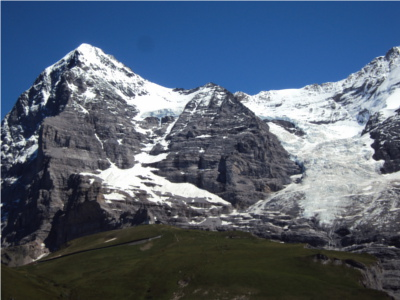
#> input picture final_project/Bichen/input_data/homo/hill1.JPG, 400 x 300 px
$ python homography.py
#> lines starting #> are read from the running program, lines starting #| are printed output that depends on the picture
import cv2
import numpy as np
import os
import matplotlib.pyplot as plt
import random
import glob
import poisson
from os import path

# Stitcher,
def stitch(img_left, img_right, blending_mode, ratio, num_iter=1000, threshold=3.0):
    # Ensure the output directory exists
    os.makedirs("output_data", exist_ok=True)

    print("crop edges of two images...")
    img_left = img_left[1:-1, 1:-1] # Crop 1 pixel from each edge
    img_right = img_right[1:-1, 1:-1] # Crop 1 pixel from each edge

    print(f"step1: get key points of {base_name} each image...")
    kp_left, kp_right, des_left, des_right = detect_and_describe(img_left, img_right)

    print(f"step2: {i + 1}match key points of {base_name} each images with ratio {ratio}...")
    left_match_points, right_match_points = match_keypoints(kp_left, kp_right, des_left, des_right, ratio)
    print(f"The number of {base_name} matching points:", len(left_match_points))

    # Construct the save path
    print(f"step3: draw key points match of {base_name} each images...")
    save_path = f"{output_path}/homo/{base_name}_{i + 1}keyPoint_match_ratio={ratio}.jpg"
    draw_matches(left_match_points, right_match_points, img_left, img_right, save_path=save_path)

    print(f"step4: use RANSAC to get best homography matric of {base_name} images...")
    H = RANSAC_homography(left_match_points, right_match_points, num_iter, threshold)

    print("step5: warp and blend of two images...")
    warp(img_left, img_right, H, base_name)


def detect_and_describe(img_left, img_right):
    gray1 = cv2.cvtColor(img_left, cv2.COLOR_BGR2GRAY)
    gray2 = cv2.cvtColor(img_right, cv2.COLOR_BGR2GRAY)

    sift = cv2.SIFT_create()
    kp1, des1 = sift.detectAndCompute(gray1, None) # cv.drawKeypoints(image, keypoints, outImage[, color[, flags]])
    kp2, des2 = sift.detectAndCompute(gray2, None)
    return kp1, kp2, des1, des2

def draw_matches(left_match_points, right_match_points, img_left, img_right, save_path=None):
    # Create a new image by placing img_right to the right of img_left
    height = max(img_left.shape[0], img_right.shape[0])
    width = img_left.shape[1] + img_right.shape[1]
    result = np.zeros((height, width, 3), dtype=np.uint8)
    result[:img_left.shape[0], :img_left.shape[1]] = img_left
    result[:img_right.shape[0], img_left.shape[1]:] = img_right

    # Plot matches
    plt.figure(figsize=(10, 5))
    plt.imshow(result[:, :, ::-1])  # Convert BGR to RGB for Matplotlib

    for pt1, pt2 in zip(left_match_points, right_match_points):
        # Shift the right image points to match the concatenated image coordinates
        x1, y1 = int(pt1[0]), int(pt1[1])
        x2, y2 = int(pt2[0] + img_left.shape[1]), int(pt2[1])

        # Draw circles at each keypoint
        color = np.random.rand(3)  # Generate a random color for each match
        plt.scatter([x1, x2], [y1, y2], color=color, s=10)

        # Draw line connecting the matches
        plt.plot([x1, x2], [y1, y2], color=color)

    plt.axis('off')
    # Save the plot if save_path is provided
    if save_path:
        plt.savefig(save_path, bbox_inches='tight', pad_inches=0)
    # plt.show()


def match_keypoints(kp_left, kp_right, des_left, des_right, ratio):
    left_match_points = []
    right_match_points = []

    for i, d_left in enumerate(des_left):
        # Set initial distances to large values
        min_dist = np.inf
        sec_min_dist = np.inf
        best_match_idx = -1

        for j, d_right in enumerate(des_right):
            # Calculate Euclidean distance
            dist = np.linalg.norm(d_left - d_right)

            # Update best and second-best matches
            if dist < min_dist:
                sec_min_dist = min_dist
                min_dist = dist
                best_match_idx = j
            elif dist < sec_min_dist:
                sec_min_dist = dist

        # Apply ratio test to keep only good matches
        if min_dist < sec_min_dist * ratio:
            left_match_points.append(kp_left[i].pt)  # Get (x, y) coordinates of keypoint
            right_match_points.append(kp_right[best_match_idx].pt)

    return left_match_points, right_match_points

def RANSAC_homography(left_match_points, right_match_points, num_iter, threshold):
    max_inliers = 0
    best_H = None

    for _ in range(num_iter):
        # Step 1: Randomly select 4 point pairs
        sample_indices = random.sample(range(len(left_match_points)), 4)
        sample_left_points = np.array([left_match_points[i] for i in sample_indices])
        sample_right_points = np.array([right_match_points[i] for i in sample_indices])

        # Step 2: Compute homography from these 4 point pairs
        H = get_homography(sample_left_points, sample_right_points)

        # Step 3: Count inliers by applying the homography to all left_match_points
        inliers = 0
        for i in range(len(right_match_points)):
            # Convert the point to homogeneous coordinates and apply homography
            right_point = np.array([right_match_points[i][0], right_match_points[i][1], 1])
            transformed_point = H @ right_point
            transformed_point /= transformed_point[2]  # Normalize to convert back to 2D

            # Calculate Euclidean distance between transformed left point and actual right point
            left_point = np.array(left_match_points[i])
            distance = np.linalg.norm(transformed_point[:2] - left_point)

            # Count as inlier if distance is within the threshold
            if distance < threshold:
                inliers += 1

        # Step 4: Keep track of the best homography with the most inliers
        if inliers > max_inliers:
            max_inliers = inliers
            best_H = H

    print("Maximum Inliers points Found:", max_inliers)
    return best_H

def get_homography(points_in_img_left, points_in_img_right):
    # In this function, we use points of img1 and img2 to derive the relation between (u, v) and (X, Y)
    # img_left = H @ img_right
    P = []
    for i in range(len(points_in_img_right)):
        X, Y = points_in_img_right[i, 0], points_in_img_right[i, 1]
        u, v = points_in_img_left[i, 0], points_in_img_left[i, 1]
        P.append([-X, -Y, -1, 0, 0, 0, u * X, u * Y, u])
        P.append([0, 0, 0, -X, -Y, -1, v * X, v * Y, v])

    P = np.array(P)
    # Use SVD to solve the Ph = 0
    _, _, V = np.linalg.svd(P)
    # Take the last row of V (smallest sigular value that is closest ans of Ph = 0)
    H = V[-1].reshape(3, 3)
    return H / H[2, 2]

def warp(img_left, img_right, H, base_name):
    # Retrieve dimensions
    h_left, w_left = img_left.shape[:2]
    h_right, w_right = img_right.shape[:2] # 0 x down height, 1 y right width, 2 z depth
    # Calculate inverse homography for backward warping
    H_inverse = np.linalg.inv(H)

    # print("point2 (x, y): ", int(h_right), ", ",int(w_right) )

    # Transform points to find the new width, 0 x right width, 1 y down height
    point1 = H @ np.array([w_right, 0, 1]) # right top
    point2 = H @ np.array([w_right, h_right, 1]) #right bottom
    point3 = H @ np.array([0, 0, 1]) # left top
    point4 = H @ np.array([0, h_right, 1]) # left bottom
    point1 /= point1[2]
    point2 /= point2[2]
    point3 /= point3[2]
    point4 /= point4[2]

    # print(f"point1 (x, y): {point1[0]}, {point1[1]}")
    # print(f"point2 (x, y): {point2[0]}, {point2[1]}")
    # print(f"point3 (x, y): {point3[0]}, {point3[1]}") # 0 x right width, y down height
    w_max = int(max(point1[0], point2[0], int(w_left)))
    w_min = int(min(point3[0], point4[0], 0))
    h_max = int(max(point2[1], point4[1], int(h_left)))
    h_min = int(min(point1[1], point3[1], 0))

    h_newMax = int(h_max - h_min)
    w_newMax = int(w_max - w_min)
    # Initialize the transformed image with dimensions large enough to hold both images
    img_trans = np.zeros((h_newMax, w_newMax, 3), dtype=img_left.dtype)

    # print("img_trans.shape[0] : ", img_trans.shape[0]) # 0 x down height
    # print("img_trans.shape[1] : ", img_trans.shape[1]) # 1 y right width

    # Warp the right image onto the transformed image, and shift it
    for i in range(h_min, h_max): # 0 x down height -> i
        for j in range(w_min, w_max): # 1 y right width -> j, shift -h_min
            # Map (j, i) in the output image back to coordinates in img_right using H_inverse
            coor = np.array([j, i, 1]) # 0 j -> x right width, i -> y down height
            coor_right = H_inverse @ coor
            coor_right /= coor_right[2]  # Normalize to 2D coordinates

            x, y = int(round(coor_right[0])), int(round(coor_right[1]))  # 0 x for width, 1 y for height

            # Check if the mapped coordinates (x, y) are within img_right's bounds
            if 0 <= x < w_right and 0 <= y < h_right:
                img_trans[i - h_min, j - w_min] = img_right[y, x]  # 0 down height, 1 right width

    # shift left image and make it same size with img_trans
    img_left1 = np.zeros_like(img_trans)
    img_left1[-h_min:h_left - h_min, -w_min:w_left - w_min] = img_left  # Shift img_left down by -h_min


    saveFilePath = f"{output_path}homo/{base_name}_left.jpg"
    cv2.imwrite(saveFilePath, img_left1)
    saveFilePath = f"{output_path}homo/{base_name}_righttrans.jpg"
    cv2.imwrite(saveFilePath, img_trans)

    # Save the arrays
    np.save(f"{output_path}homo/{base_name}_left1.npy", img_left1)
    np.save(f"{output_path}homo/{base_name}_righttrans.npy", img_trans)

if __name__ == "__main__":

    base_name = "hill"
    # base_name = 'building'

    blending_mode = "poisson_blending"
    # blending_mode = "linear_blending"
    ratio = 0.5
    num_iter = 1000
    threshold=1
    input_path = "input_data/homo/"
    output_path = "output_data/"

    # Find all images that match the pattern, e.g., hill1.jpg, hill2.jpg, etc.
    image_files = sorted(glob.glob(f"{input_path}{base_name}*.jpg"))
    n = len(image_files)  # Total number of matching images

    if n < 2:
        print(f"Error: Not enough images found for {base_name} to stitch.")
        exit()

    # Initialize the first image as the base for stitching
    img_wrap = cv2.imread(image_files[0])
#> img_wrap is the input picture: shape (300, 400, 3); mean B, G, R 113.4, 95.7, 82.9
    if img_wrap is None:
        print(f"Error: Could not load {image_files[0]}")
        exit()

    # Stitch sequential images
    for i in range(1, n):
        img_right = cv2.imread(image_files[i])
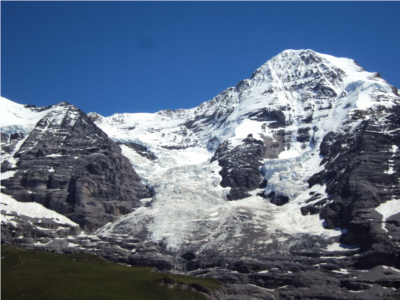
#> input picture final_project/Bichen/input_data/homo/hill2.JPG, 400 x 300 px
#> img_right is the input picture: shape (300, 400, 3); mean B, G, R 131, 108.6, 93
        if img_right is None:
            print(f"Error: Could not load {image_files[i]}")
            break

        # Stitch the current `img_wrap` with the next image in the sequence
        stitch(img_wrap, img_right, blending_mode, ratio, num_iter, threshold)
#> in detect_and_describe, `gray1 = cv2.cvtColor(img_left, cv2.COLOR_BGR2GRAY)`:
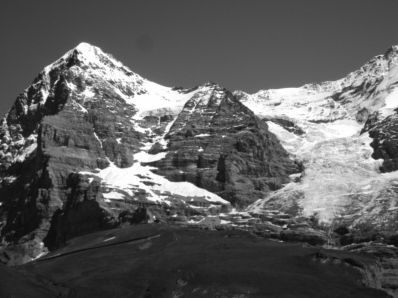
#> gray1: shape (298, 398); min 9, max 255, mean 93.7
#> in detect_and_describe, `gray2 = cv2.cvtColor(img_right, cv2.COLOR_BGR2GRAY)`:
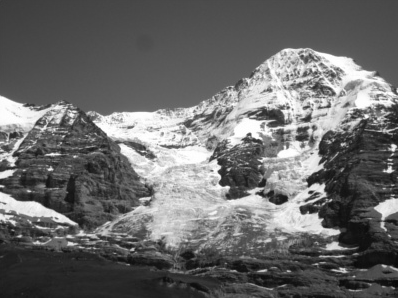
#> gray2: shape (298, 398); min 8, max 255, mean 106.5
#> in detect_and_describe, `kp1, des1 = sift.detectAndCompute(gray1, None)`: kp1 = 1255 keypoints; strongest (x, y, size): (45, 94, 5.4), (33, 137, 4.3), (71, 86, 5.5), (143, 164, 3.5)
#> in detect_and_describe, `kp2, des2 = sift.detectAndCompute(gray2, None)`: kp2 = 1484 keypoints; strongest (x, y, size): (390, 170, 4.1), (310, 192, 2.4), (280, 199, 9.6), (50, 169, 2.9)
#> in stitch, `kp_left, kp_right, des_left, des_right = detect_and_describe(img_left,..`: kp_left has the same summary as kp1 in detect_and_describe; kp_right has the same summary as kp2 in detect_and_describe
#> the loop in match_keypoints, `for i, d_left in enumerate(des_left):` made 1255 passes
#> after the loop in match_keypoints, `for i, d_left in enumerate(des_left):`: left_match_points = 495 pairs, first value 160.5 to 392.4, second value 57.05 to 266.8; right_match_points = 495 pairs, first value 6.64 to 238.9, second value 88.32 to 291.4
#| The number of hill matching points: 495
#> in draw_matches, `result[:img_right.shape[0], img_left.shape[1]:] = img_right`:
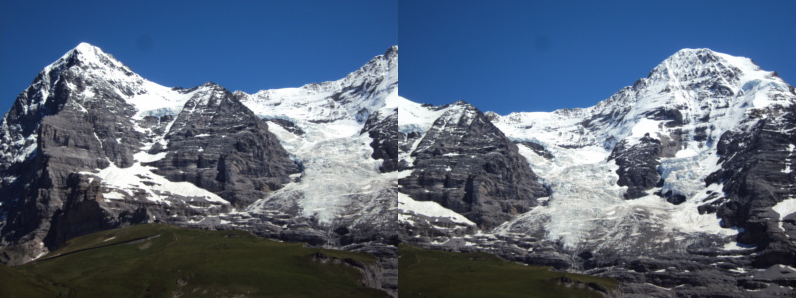
#> result: shape (298, 796, 3); mean of channels 0, 1, 2 122.2, 102.1, 87.8; drawn as B, G, R
#> the loop in draw_matches, `for pt1, pt2 in zip(left_match_points, right_match_points):` made 495 passes
#> (pt1, pt2, x1, y1, x2, y2, color) on passes 1 to 3: ((160.5, 174.1), (6.64, 192.5), 160, 174, 404, 192, [0.549, 0.715, 0.603]), ((163, 194.4), (7.85, 213.7), 162, 194, 405, 213, [0.545, 0.424, 0.646]), ((164.3, 108.6), (14.5, 125.1), 164, 108, 412, 125, [0.438, 0.892, 0.964])
#> in draw_matches, `plt.savefig(save_path, bbox_inches='tight', pad_inches=0)`:
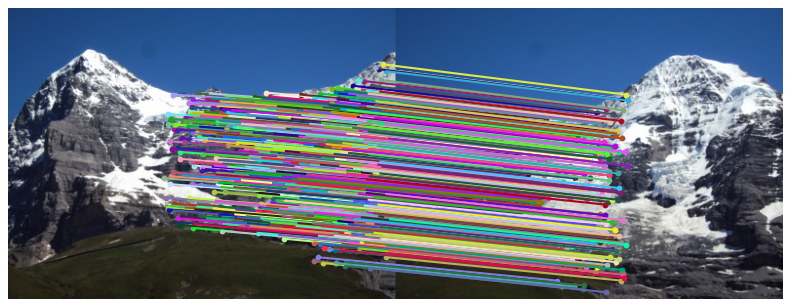
#> figure drawn by matplotlib, 1 panel
#> the loop in RANSAC_homography, `for _ in range(num_iter):` made 1000 passes
#> (sample_indices, sample_left_points) on passes 1, 3, 6, 17: ([432, 197, 388, 455], [[369.1, 209.9], [259, 200], [354.4, 79.07], [375.3, 169.5]]), ([261, 248, 207, 470], [[291.5, 158.2], [283, 172.7], [265.1, 119.4], [381, 141.7]]), ([111, 258, 71, 144], [[220, 228.5], [287.3, 185.8], [199.1, 165.4], [234.4, 162]]), ([470, 280, 468, 7], [[381, 141.7], [300.7, 88.53], [380.7, 201.4], [167, 136.9]])
#> sample_indices on passes 2, 4, 5, 7, 10, 11: [215, 20, 132, 494], [401, 424, 155, 244], [183, 298, 456, 464], [71, 386, 48, 316], [75, 158, 50, 373], [37, 460, 435, 350]
#| Maximum Inliers points Found: 492
#> after the loop in warp, `for i in range(h_min, h_max):`:
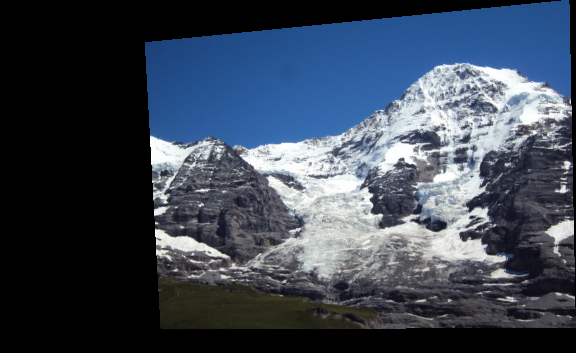
#> img_trans: shape (353, 576, 3); mean of channels 0, 1, 2 84.1, 69.6, 59.6; drawn as B, G, R
#> in warp, `img_left1[-h_min:h_left - h_min, -w_min:w_left - w_min] = img_left`:
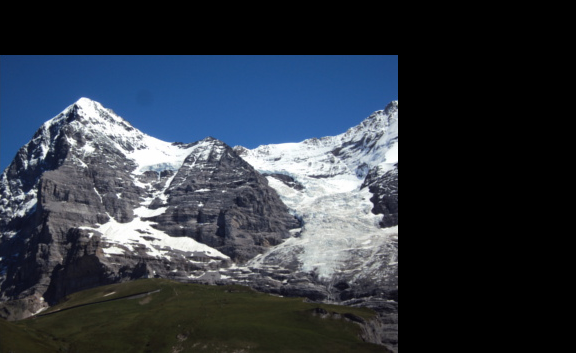
#> img_left1: shape (353, 576, 3); mean of channels 0, 1, 2 66.1, 55.7, 48.2; drawn as B, G, R
